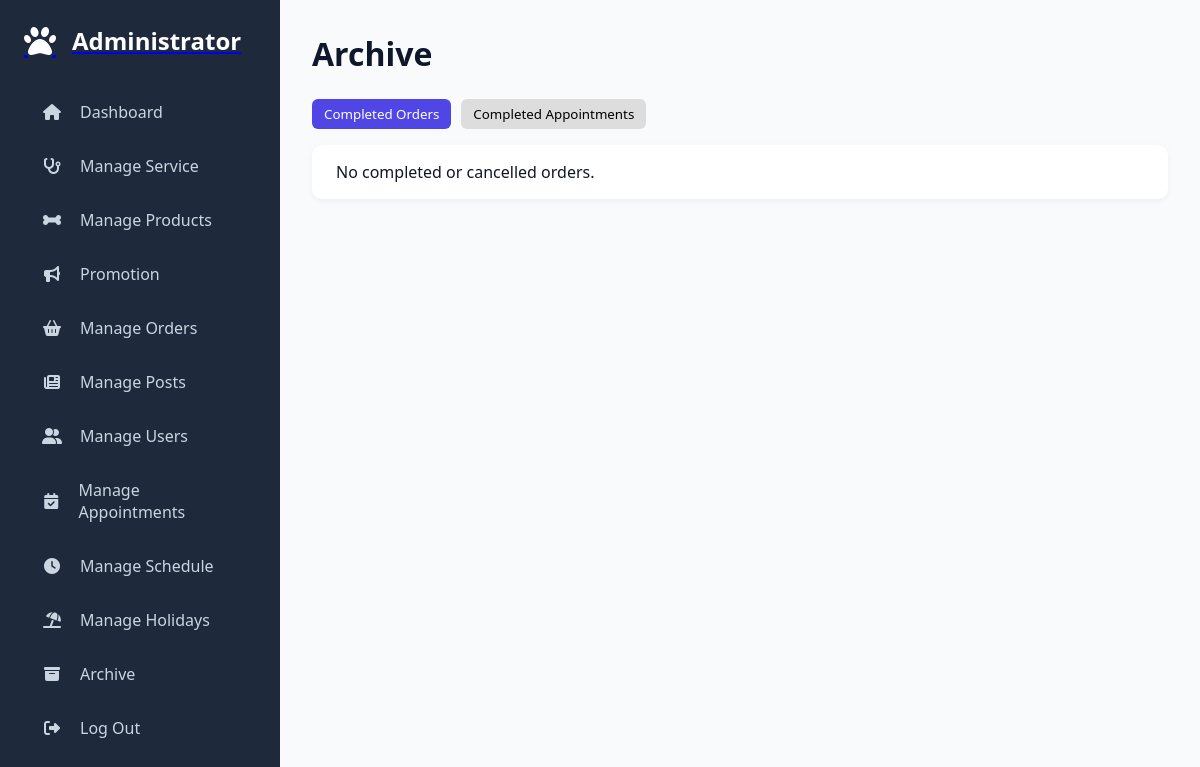
Page /admin/archive.php on the earlier database version.
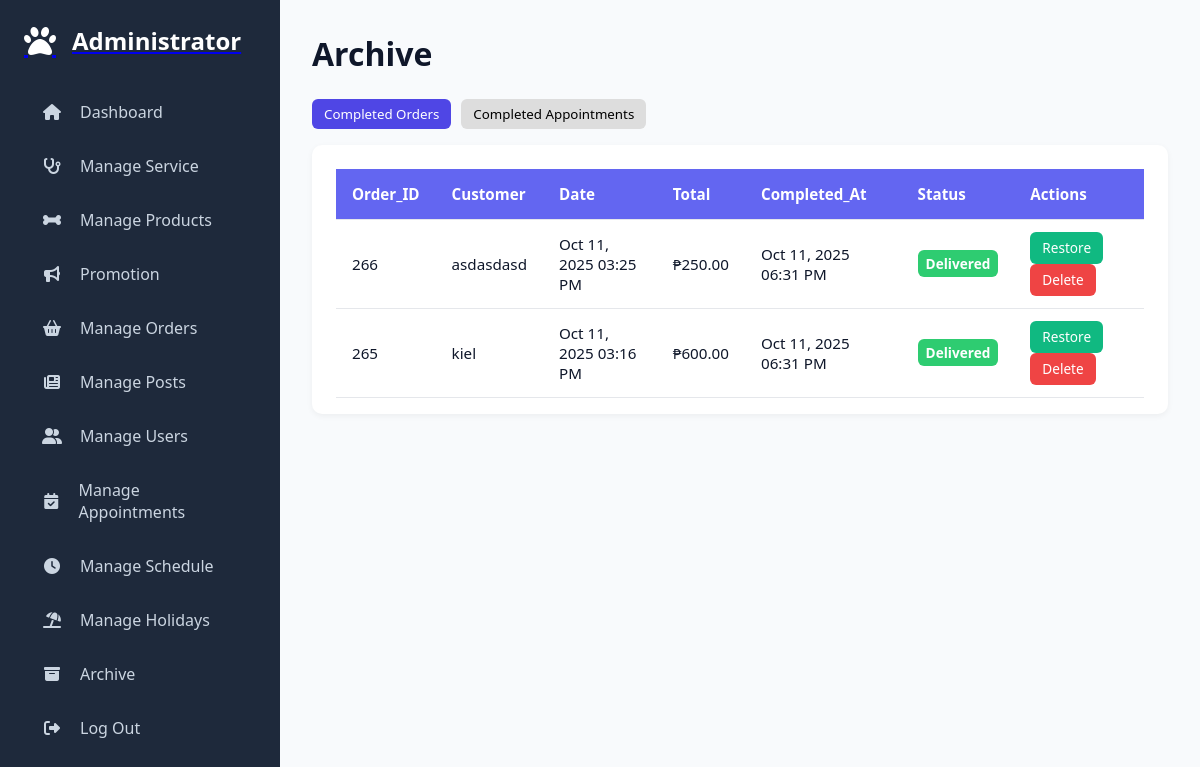
Same page on the later database version.
### tables this page shows
CREATE TABLE `orders` (
  `id` int(11) NOT NULL,
  `user_id` varchar(100) NOT NULL,
  `fullname` varchar(255) NOT NULL,
  `address` text NOT NULL,
  `checkout_email` varchar(255) DEFAULT NULL,
  `phone` varchar(20) NOT NULL,
  `payment_method` varchar(50) NOT NULL,
  `delivery_method` varchar(255) NOT NULL,
  `total` decimal(10,2) NOT NULL,
  `shipping_fee` decimal(10,2) NOT NULL,
  `status` enum('pending','confirmed','shipped','delivered','cancelled') NOT NULL DEFAULT 'pending',
  `completed_at` timestamp NULL DEFAULT NULL,
  `created_at` timestamp NOT NULL DEFAULT current_timestamp()
);

### admin/archive.php (the view, shortened to what this page needs)
<?php
require_once '../components/auth_admin.php';
$stmtOrders = $conn->prepare("
    SELECT * FROM orders
    WHERE status IN ('delivered','cancelled')
    ORDER BY completed_at DESC
");
$stmtOrders->execute();
$completedOrders = $stmtOrders->fetchAll(PDO::FETCH_ASSOC);
?>
<!DOCTYPE html>
<html lang="en">
<head>
<link rel="stylesheet" href="./../assets/css/admin/archive.css?v=<?php echo time(); ?>">
<link rel="stylesheet" href="./../assets/css/admin/admin_header.css?v=<?php echo time(); ?>">
<link rel="stylesheet" href="https://cdnjs.cloudflare.com/ajax/libs/font-awesome/6.4.0/css/all.min.css">
</head>
<body>
<?php include '../components/admin_header.php'; ?>
<div class="admin-container">
    <div class="admin-main">
        <h1>Archive</h1>
        <div class="archive-tabs">
            <button class="tab-btn active" data-target="orders">Completed Orders</button>
            <button class="tab-btn" data-target="appointments">Completed Appointments</button>
        </div>
        <section id="orders" class="tab-content active">
            <?php if(count($completedOrders) > 0): ?>
                <table>
                    <thead>
                        <tr>
                            <th>Order_ID</th>
                            <th>Customer</th>
                            <th>Date</th>
                            <th>Total</th>
                            <th>Completed_At</th>
                            <th>Status</th>
                            <th>Actions</th>
                        </tr>
                    </thead>
                    <tbody>
                        <?php foreach($completedOrders as $order): ?>
                        <tr>
                            <td><?= htmlspecialchars($order['id']) ?></td>
                            <td><?= htmlspecialchars($order['fullname']) ?></td>
                            <td><?= htmlspecialchars(date("M d, Y h:i A", strtotime($order['created_at']))) ?></td>
                            <td>₱<?= number_format($order['total'],2) ?></td>
                            <td>
                                <?= $order['completed_at']
                                    ? htmlspecialchars(date("M d, Y h:i A", strtotime($order['completed_at'])))
                                    : '-' ?>
                            </td>
                            <td>
                                <?php if($order['status'] === 'delivered'): ?>
                                    <span class="status-badge delivered">Delivered</span>
                                <?php elseif($order['status'] === 'cancelled'): ?>
                                    <span class="status-badge cancelled">Cancelled</span>
                                <?php endif; ?>
                            </td>
                            <td>
                                <a class="action-btn restore" href="?restore_order_id=<?= $order['id'] ?>" onclick="return confirm('Restore this order?');">Restore</a>
                                <a class="action-btn delete" href="?delete_order_id=<?= $order['id'] ?>" onclick="return confirm('Delete this order permanently?');">Delete</a>
                            </td>
                        </tr>
                        <?php endforeach; ?>
                    </tbody>
                </table>
            <?php else: ?>
                <p>No completed or cancelled orders.</p>
            <?php endif; ?>
        </section>
    </div>
</div>
</body>
</html>

Differences in the rows shown:
now on this page (row edited): orders: id "266", fullname "asdasdasd", created_at "Oct 11, 2025 03:25 PM", total "250.00", completed_at "Oct 11, 2025 06:31 PM", status "Delivered"
now on this page (row edited): orders: id "265", fullname "kiel", created_at "Oct 11, 2025 03:16 PM", total "600.00", completed_at "Oct 11, 2025 06:31 PM", status "Delivered"
Other differences:
text no longer shown: "No completed or cancelled orders."
text now shown: "Order_ID Customer Date Total Completed_At Status Actions"
